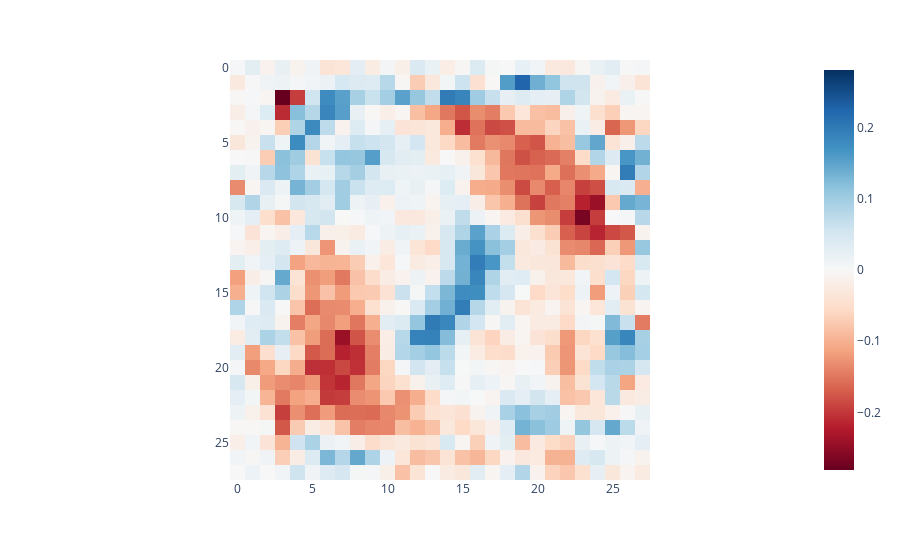

The notebook cell this image was saved under:
### Markdown cell above
### Attempt 2: decomposition into components
There are many matrix decompositions to achieve this. Due to the symmetric nature of our interaction matrices, we can use an especially nice decomposition: the eigendecomposition. Informally, the eigendecomposition converts a matrix into a collection of eigenvectors and eigenvalues. The eigenvector represents some matrix component, and the eigenvalue describes its importance. This is especially nice since we can order eigenvectors by relevance and analyze however many we wish, knowing we are doing so optimally.

So, let's implement this approach. First, we convert the MLP part of the model into its interaction matrices. Then, we perform the eigendecomposition on this. There are a few noteworthy details to this.
- This function only considers the last two dimensions for the decomposition; it views all others as a batch. Hence, it computes the decomposition for each output in our case, which is what we want.
- There are some variants of the eigendecomposition in PyTorch; since we know our matrix is symmetric, this one is best.

Lastly, we project the eigenvectors to the 'input space' and visualize them. For now, we simply visualize the most important (positive) eigenvector, which is stored at the last index.

### Code cell
# Split the bilinear layer into the left and right components
l, r = model.w_lr[0].unbind()

# Compute the third-order (bilinear) tensor
b = einsum(model.w_u, l, r, "cls out, out in1, out in2 -> cls in1 in2")

# Symmetrize the tensor
b = 0.5 * (b + b.mT)

# Perform the eigendecomposition
vals, vecs = torch.linalg.eigh(b)

# Project the eigenvectors back to the input space
vecs = einsum(vecs, model.w_e, "cls emb comp, emb inp -> cls comp inp")

# Take the class (cls) for digit 0 and the last component (comp), which indicates the most positive eigenvalue
px.imshow(vecs[0, -1].view(28, 28).cpu(), color_continuous_midpoint=0, color_continuous_scale="RdBu")

### Figure 1 — Plotly figure (JSON) as saved in the notebook; plotly's stock layout.template omitted (floating-point values rounded to 4 significant figures; data arrays with more than 128 entries replaced by an {"elided": "..."} marker saying what was removed)
{"data": [{"coloraxis": "coloraxis", "hovertemplate": "x: %{x}<br>y: %{y}<br>color: %{z}<extra></extra>", "name": "0", "type": "heatmap", "xaxis": "x", "yaxis": "y", "z": {"elided": "28x28 float values"}}], "layout": {"coloraxis": {"cmid": 0, "colorscale": [[0, "rgb(103,0,31)"], [0.1, "rgb(178,24,43)"], [0.2, "rgb(214,96,77)"], [0.3, "rgb(244,165,130)"], [0.4, "rgb(253,219,199)"], [0.5, "rgb(247,247,247)"], [0.6, "rgb(209,229,240)"], [0.7, "rgb(146,197,222)"], [0.8, "rgb(67,147,195)"], [0.9, "rgb(33,102,172)"], [1, "rgb(5,48,97)"]]}, "margin": {"t": 60}, "xaxis": {"anchor": "y", "constrain": "domain", "domain": [0, 1], "scaleanchor": "y"}, "yaxis": {"anchor": "x", "autorange": "reversed", "constrain": "domain", "domain": [0, 1]}}}
